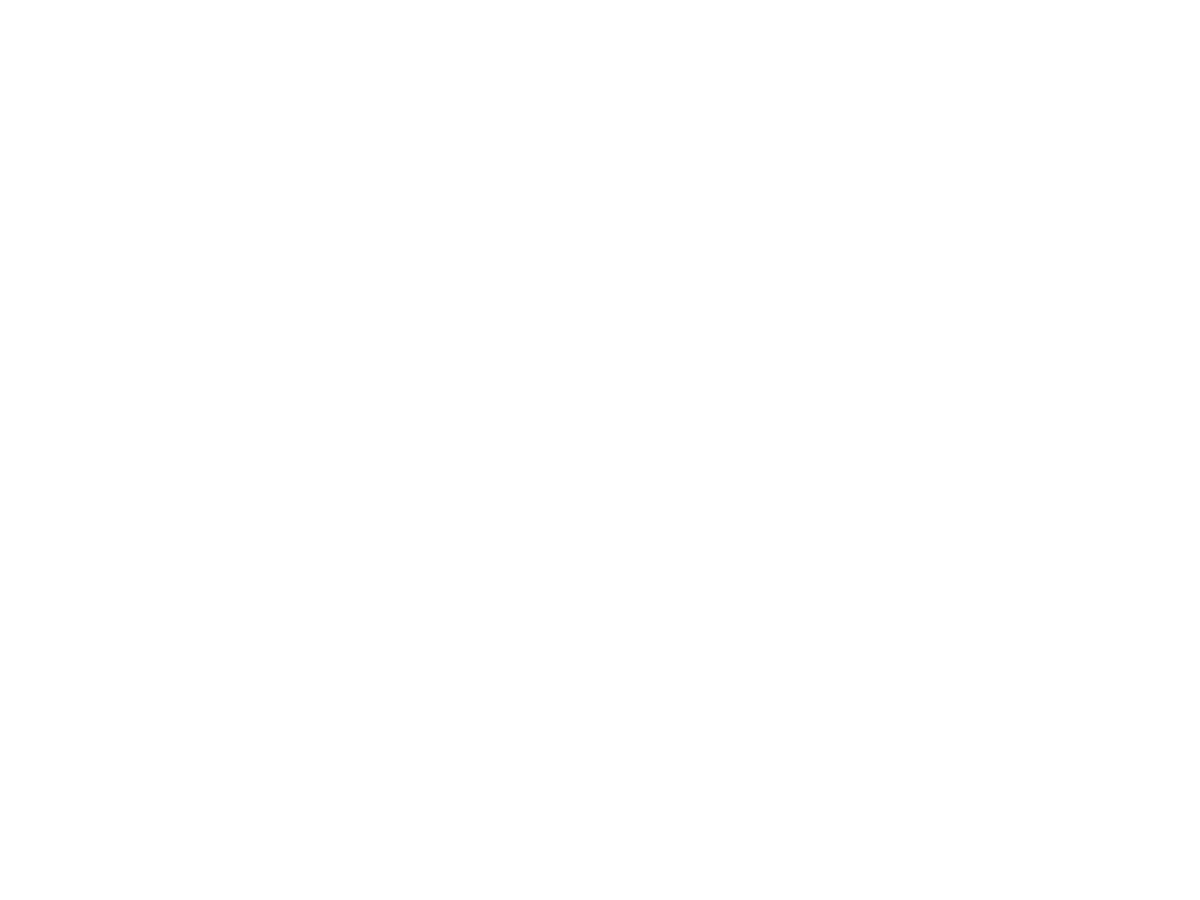
Frame 1 (no input)
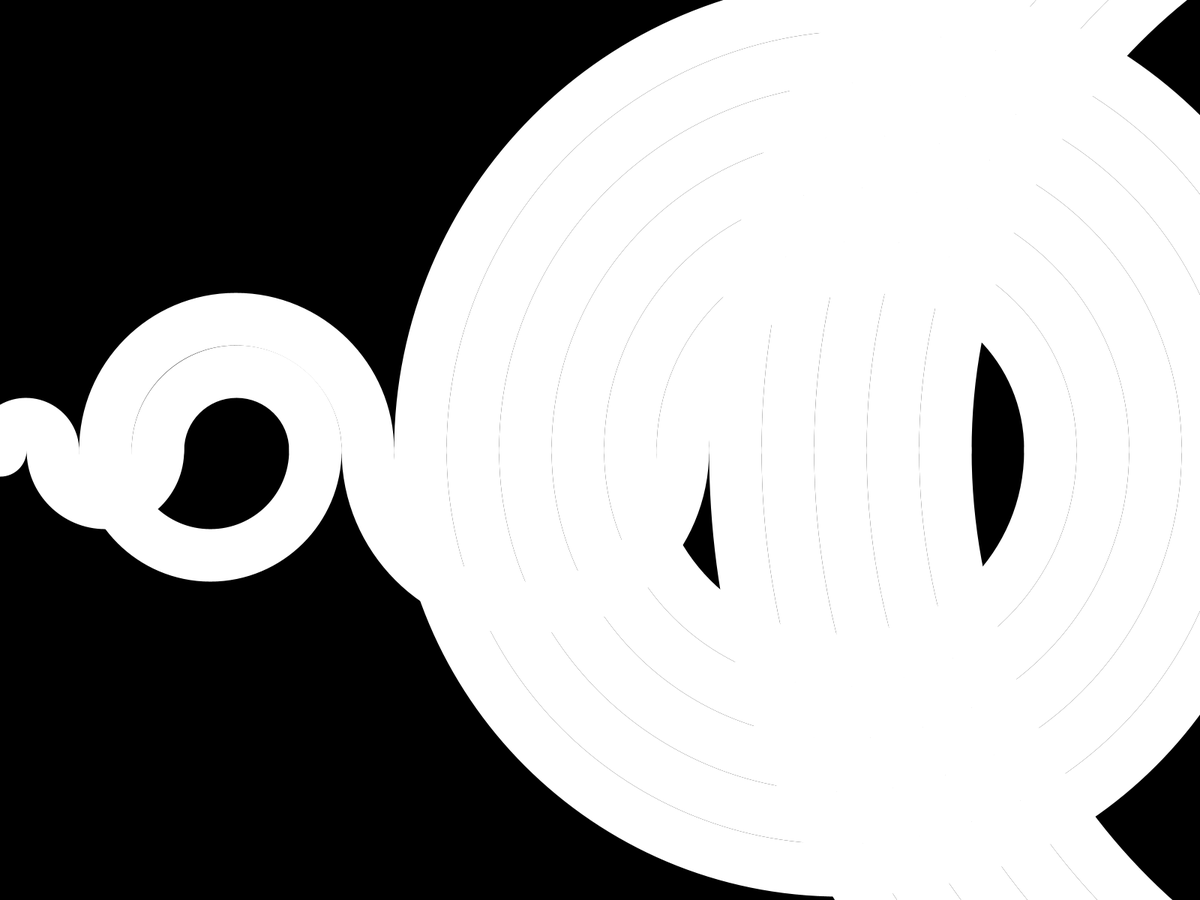
Frame 60 (the mouse pressed at the canvas centre just before this capture)
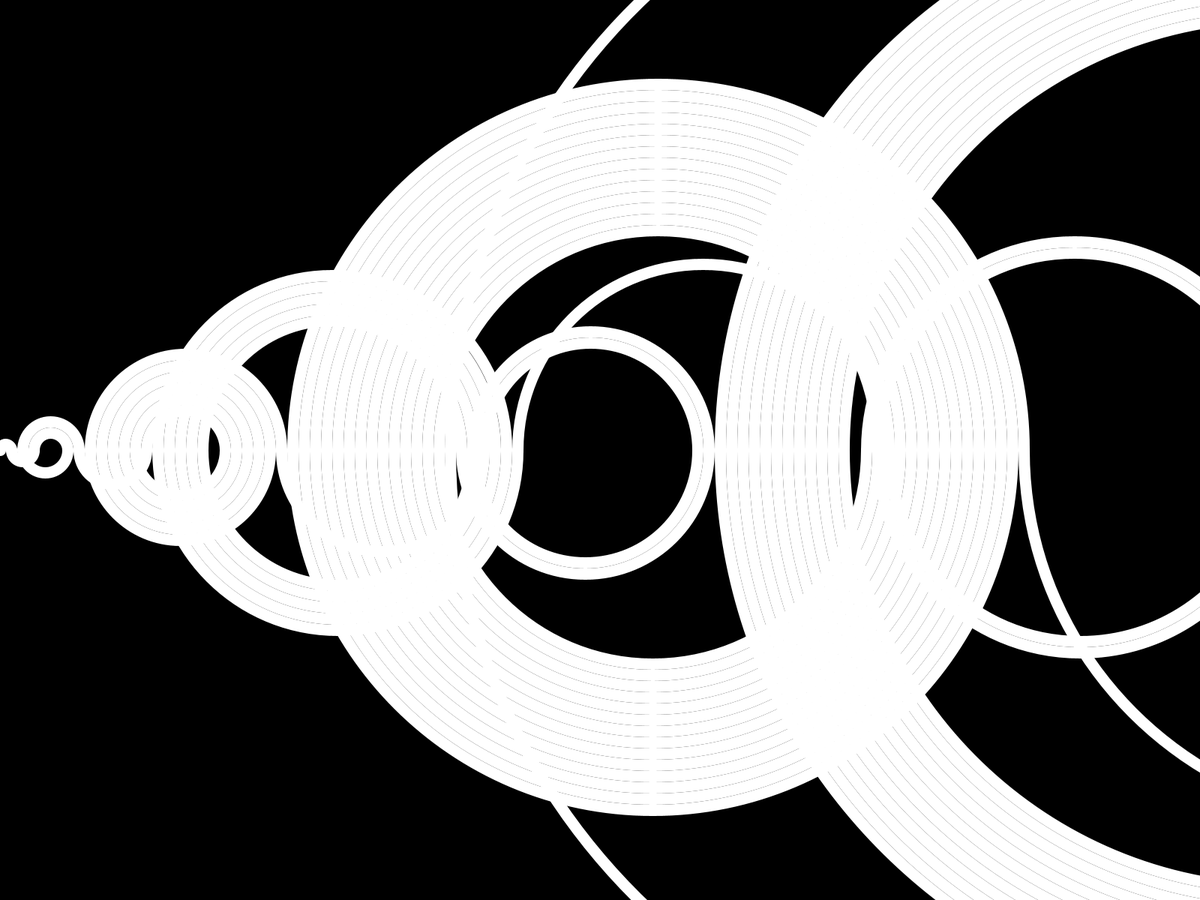
Frame 120 (the mouse held since frame 60 and released just before this capture)

The Processing sketch that drew these frames (run headless with seeded random() and noise(); from frame 60 on, the mouse is pressed at the canvas centre):

// Processing sketch: RecamansSequence
// ── RecamansSequence.pde
Boolean[] numbers = new Boolean[1000000];
ArrayList<Integer> sequence = new ArrayList<Integer>();
ArrayList<Arc> arcs = new ArrayList<Arc>();
int count = 1;
int index = 0;
int biggest = 0;

class Arc {

  float end;
  float start;
  int dir;

  public Arc(float end, float start, int dir) {
    this.end = end;
    this.start = start;
    this.dir = dir;
  }

  void show() {
    float d = abs(end - start);
    float x = (end + start) / 2.0;
    stroke(255);
    noFill();
    //ellipse(x, 0, d, d);
    if (dir % 2 == 0) {
      arc(x, 0, d, d,  0.0, PI);
    } else {
      arc(x, 0, d, d, PI, TWO_PI);
    }
  }
}

void setup() {
  //size(600, 600);
  fullScreen();
  background(0);
  for (int i = 0; i < numbers.length; i++) {
    numbers[i] = false;
  }
  numbers[index] = true;
  sequence.add(index);
  frameRate(60);
}

void step() {
  int next = index - count;
  if (next < 0 || numbers[next]) {
    next = index + count;
  }
  sequence.add(next);
  numbers[next] = true;

  Arc a = new Arc(next, index, count % 2);
  arcs.add(a);

  index = next;
  if (index > biggest) {
    biggest = index;
  }
  count++;
}

void draw() {
  step();
  translate(0, height / 2);
  scale(float(width / biggest) * 5);
  background(0);

  for (Arc a : arcs) {
    a.show();
  }
}
